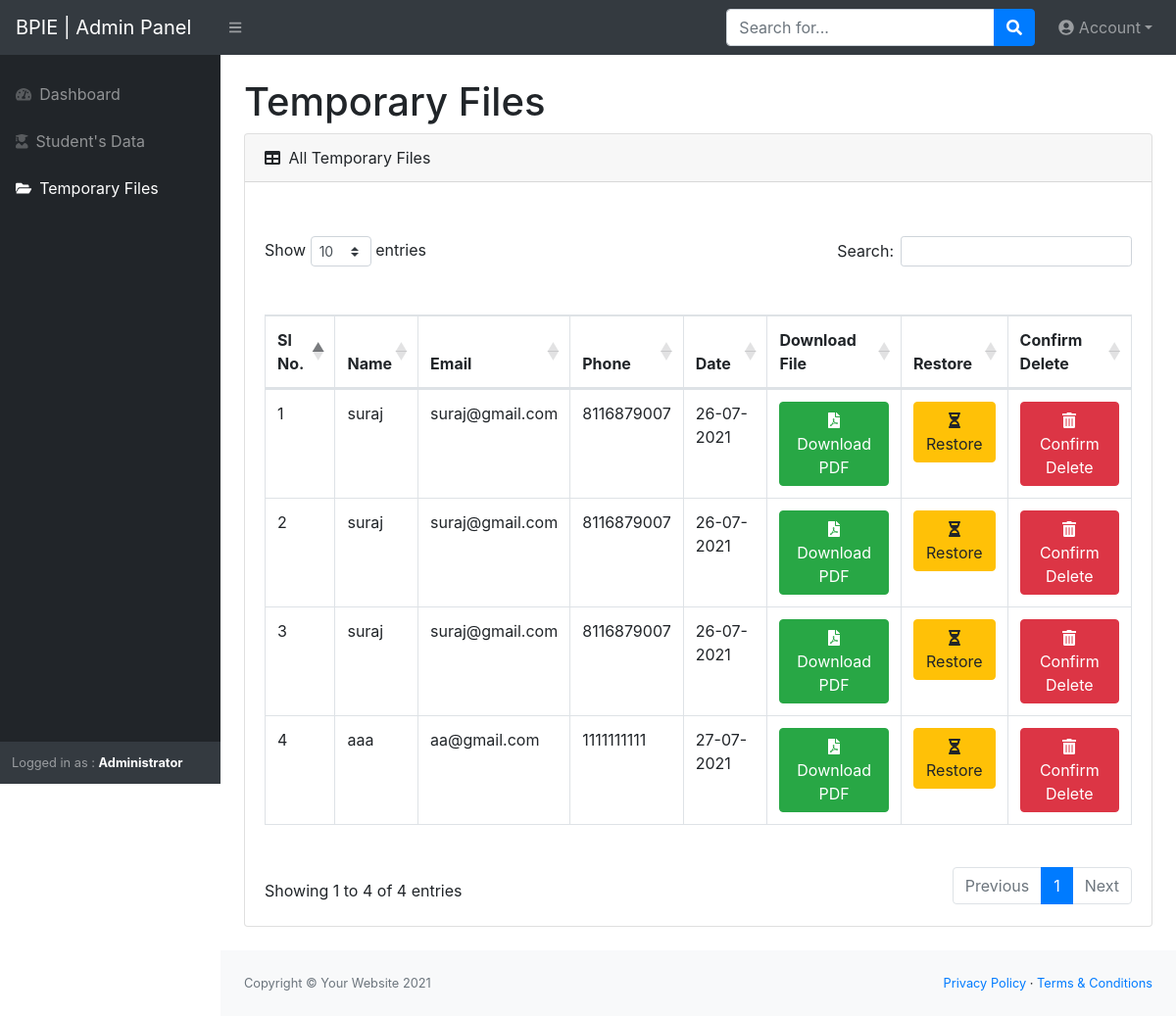
The app's page /admin/temp-files.php (signed in) with its own data.
### tables this page shows
CREATE TABLE `users` (
  `id` int(11) NOT NULL,
  `name` varchar(255) NOT NULL,
  `email` varchar(255) NOT NULL,
  `phone` varchar(255) NOT NULL,
  `subject` varchar(255) NOT NULL,
  `document` varchar(255) NOT NULL,
  `message` varchar(255) NOT NULL,
  `status` enum('A','D') NOT NULL DEFAULT 'A' COMMENT 'A-Active, D-Deactivate',
  `submitted_date` datetime DEFAULT current_timestamp()
);

### admin/temp-files.php (the view, shortened to what this page needs)
<?php
include('../config/connection.php');
require('./header.php');
require('./navbar.php');
$sql = "select * from users where status='D'";
$result = mysqli_query($conn, $sql);
?>
<div id="layoutSidenav_content">
    <main>
        <div class="container-fluid">
            <h1 class="mt-4">Temporary Files</h1>
            <div class="card mb-4">
                <div class="card-header">
                    <i class="fas fa-table mr-1"></i>
                    All Temporary Files
                </div>
                <div class="card-body">
                    <div class="table-responsive">
                        <table class="table table-bordered" id="dataTable" width="100%" cellspacing="0">
                            <thead>
                                <tr>
                                    <th>Sl No.</th>
                                    <th>Name</th>
                                    <th>Email</th>
                                    <th>Phone</th>
                                    <th>Date</th>
                                    <th>Download File</th>
                                    <th>Restore</th>
                                    <th>Confirm Delete</th>
                                </tr>
                            </thead>
                            <tbody>
                                <?php
                                $i = 1;
                                while ($row = mysqli_fetch_array($result)) { ?>
                                    <tr>
                                        <td><?php echo $i++; ?></td>
                                        <td><?php echo $row['name']; ?></td>
                                        <td><?php echo $row['email']; ?></td>
                                        <td><?php echo $row['phone']; ?></td>
                                        <td><?php echo date("d-m-Y", strtotime($row['submitted_date'])); ?></td>
                                        <td><a class="btn btn-success" href="../uploads/<?php echo $row['document']; ?>" target="_blank"><i class="fas fa-file-pdf"></i> Download PDF</a></td>
                                        <td>
                                            <a id="" class="btn btn-warning restore" href="restore.php?id=<?php echo $row['id']; ?>"><i class="fas fa-hourglass-half"></i> Restore</a>
                                        </td>
                                        <td>
                                            <a id="" class="btn btn-danger delete-confirm" href="javascript:void(0)"><i class="fas fa-trash-alt"></i> Confirm Delete</a>
                                        </td>
                                    </tr>
                                <?php } ?>
                            </tbody>
                        </table>
                    </div>
                </div>
            </div>
        </div>
    </main>
    <?php require('./footer.php'); ?>

### records on screen
users: name "suraj", email "suraj@gmail.com", phone "8116879007", submitted_date "26-07-2021"
users: name "suraj", email "suraj@gmail.com", phone "8116879007", submitted_date "26-07-2021"
users: name "suraj", email "suraj@gmail.com", phone "8116879007", submitted_date "26-07-2021"
users: name "aaa", email "aa@gmail.com", phone "1111111111", submitted_date "27-07-2021"

### other values on screen
$_SESSION['name'] "Administrator"
